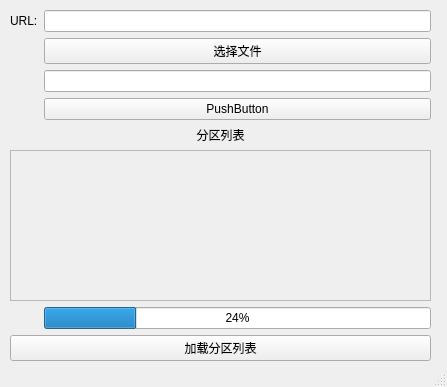
<?xml version="1.0" encoding="UTF-8"?>
<ui version="4.0">
 <class>MainWindow</class>
 <widget class="QMainWindow" name="MainWindow">
  <property name="geometry">
   <rect>
    <x>0</x>
    <y>0</y>
    <width>447</width>
    <height>387</height>
   </rect>
  </property>
  <property name="windowTitle">
   <string>payload dumper</string>
  </property>
  <widget class="QWidget" name="centralwidget">
   <widget class="QWidget" name="formLayoutWidget">
    <property name="geometry">
     <rect>
      <x>10</x>
      <y>10</y>
      <width>421</width>
      <height>351</height>
     </rect>
    </property>
    <layout class="QFormLayout" name="formLayout">
     <property name="sizeConstraint">
      <enum>QLayout::SizeConstraint::SetDefaultConstraint</enum>
     </property>
     <property name="rowWrapPolicy">
      <enum>QFormLayout::RowWrapPolicy::WrapLongRows</enum>
     </property>
     <property name="labelAlignment">
      <set>Qt::AlignmentFlag::AlignCenter</set>
     </property>
     <property name="formAlignment">
      <set>Qt::AlignmentFlag::AlignCenter</set>
     </property>
     <item row="0" column="0">
      <widget class="QLabel" name="label">
       <property name="lineWidth">
        <number>3</number>
       </property>
       <property name="text">
        <string>URL:</string>
       </property>
      </widget>
     </item>
     <item row="0" column="1">
      <widget class="QLineEdit" name="lineEdit">
       <property name="enabled">
        <bool>true</bool>
       </property>
      </widget>
     </item>
     <item row="4" column="1">
      <widget class="QPushButton" name="pushButton_2">
       <property name="text">
        <string>PushButton</string>
       </property>
      </widget>
     </item>
     <item row="7" column="1">
      <widget class="QProgressBar" name="progressBar">
       <property name="value">
        <number>24</number>
       </property>
      </widget>
     </item>
     <item row="8" column="0" colspan="2">
      <widget class="QPushButton" name="pushButton_3">
       <property name="text">
        <string>加载分区列表</string>
       </property>
      </widget>
     </item>
     <item row="6" column="0" colspan="2">
      <widget class="QListWidget" name="listWidget">
       <property name="enabled">
        <bool>false</bool>
       </property>
       <property name="showDropIndicator" stdset="0">
        <bool>true</bool>
       </property>
       <property name="sortingEnabled">
        <bool>true</bool>
       </property>
      </widget>
     </item>
     <item row="1" column="1">
      <widget class="QPushButton" name="pushButton">
       <property name="acceptDrops">
        <bool>false</bool>
       </property>
       <property name="text">
        <string>选择文件</string>
       </property>
      </widget>
     </item>
     <item row="3" column="1">
      <widget class="QLineEdit" name="lineEdit_2"/>
     </item>
     <item row="3" column="0">
      <widget class="QLabel" name="label_2">
       <property name="text">
        <string/>
       </property>
      </widget>
     </item>
     <item row="5" column="0" colspan="2">
      <widget class="QLabel" name="label_3">
       <property name="layoutDirection">
        <enum>Qt::LayoutDirection::LeftToRight</enum>
       </property>
       <property name="text">
        <string>分区列表</string>
       </property>
       <property name="alignment">
        <set>Qt::AlignmentFlag::AlignCenter</set>
       </property>
      </widget>
     </item>
    </layout>
   </widget>
  </widget>
  <widget class="QStatusBar" name="statusbar"/>
 </widget>
 <resources/>
 <connections/>
</ui>
